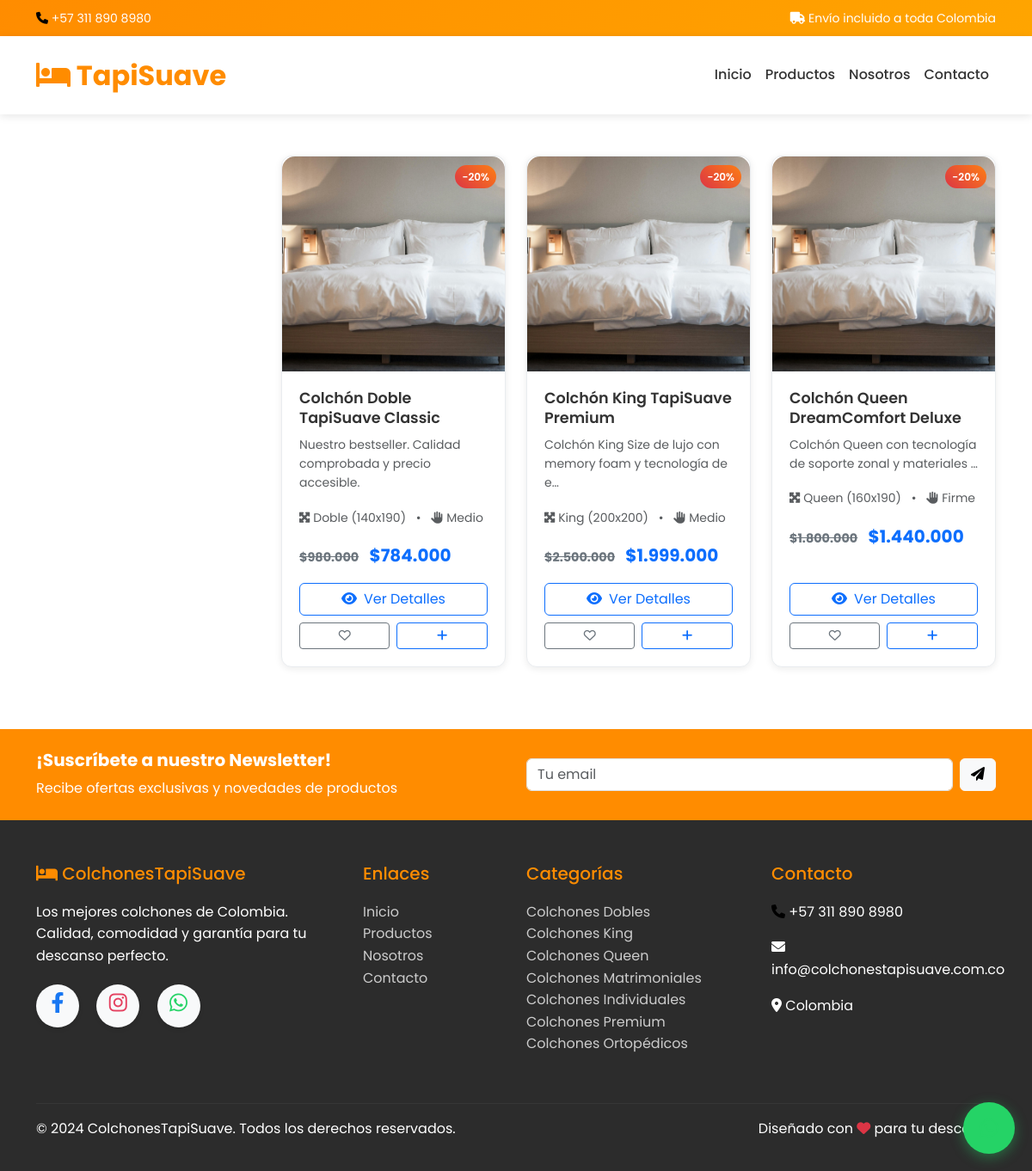
/productos/?categoria=colchones-matrimoniales, run on the app's committed database.
### tienda/models.py (models this page shows, shortened)
class Producto(models.Model):
    TAMANOS_CHOICES = [
        ('sencillo', 'Sencillo (90x190)'),
        ('semi', 'Semidoble (120x190)'),
        ('doble', 'Doble (140x190)'),
        ('queen', 'Queen (160x190)'),
        ('king', 'King (200x200)'),
    ]
    FIRMEZA_CHOICES = [
        ('suave', 'Suave'),
        ('medio', 'Medio'),
        ('firme', 'Firme'),
        ('extra_firme', 'Extra Firme'),
    ]
    nombre = models.CharField(max_length=200)
    slug = models.SlugField(max_length=200, unique=True, blank=True)
    categoria = models.ForeignKey(Categoria, on_delete=models.CASCADE, related_name='productos')
    marca = models.ForeignKey(Marca, on_delete=models.CASCADE, related_name='productos')
    descripcion_corta = models.CharField(max_length=300)
    descripcion = RichTextField()
    tamano = models.CharField(max_length=20, choices=TAMANOS_CHOICES)
    firmeza = models.CharField(max_length=20, choices=FIRMEZA_CHOICES)
    altura = models.PositiveIntegerField(help_text="Altura en centímetros")
    material_principal = models.CharField(max_length=100)
    garantia_anos = models.PositiveIntegerField(default=1)
    precio = models.DecimalField(max_digits=10, decimal_places=2, validators=[MinValueValidator(0)])
    precio_descuento = models.DecimalField(max_digits=10, decimal_places=2, blank=True, null=True, validators=[MinValueValidator(0)])
    stock = models.PositiveIntegerField(default=0)
    imagen_principal = models.ImageField(upload_to='productos/')
    imagen_2 = models.ImageField(upload_to='productos/', blank=True)
    imagen_3 = models.ImageField(upload_to='productos/', blank=True)
    imagen_4 = models.ImageField(upload_to='productos/', blank=True)
    destacado = models.BooleanField(default=False)
    activo = models.BooleanField(default=True)
    peso = models.DecimalField(max_digits=5, decimal_places=2, help_text="Peso en kg")
    fecha_creacion = models.DateTimeField(auto_now_add=True)
    fecha_actualizacion = models.DateTimeField(auto_now=True)
    class Meta:
        ordering = ['-fecha_creacion']
        verbose_name_plural = "Productos"
    def get_absolute_url(self):
        return reverse('producto_detalle', kwargs={'slug': self.slug})
    def get_precio_final(self):
        return self.precio_descuento if self.precio_descuento else self.precio
    def get_descuento_porcentaje(self):
        if self.precio_descuento and self.precio_descuento < self.precio:
            return round(((self.precio - self.precio_descuento) / self.precio) * 100)
        return 0

class Categoria(models.Model):
    nombre = models.CharField(max_length=100, unique=True)
    slug = models.SlugField(max_length=100, unique=True, blank=True)
    descripcion = models.TextField(blank=True)
    imagen = models.ImageField(upload_to='categorias/', blank=True)
    activa = models.BooleanField(default=True)
    orden = models.PositiveIntegerField(default=0)
    class Meta:
        verbose_name_plural = "Categorías"
        ordering = ['orden', 'nombre']

### tienda/views.py (the view, shortened to what this page needs)
# urls.py: path('productos/', views.productos_lista, name='productos_lista'),
def productos_lista(request):
    productos = Producto.objects.filter(activo=True)
    categoria_slug = request.GET.get('categoria')
    busqueda = request.GET.get('q')
    orden = request.GET.get('orden', 'nombre')
    precio_min = request.GET.get('precio_min')
    precio_max = request.GET.get('precio_max')
    tamano = request.GET.get('tamano')
    firmeza = request.GET.get('firmeza')
    if categoria_slug:
        productos = productos.filter(categoria__slug=categoria_slug)
    if precio_min:
        try:
            precio_min = float(precio_min)
            productos = productos.filter(precio__gte=precio_min)
        except ValueError:
            pass
    if precio_max:
        try:
            precio_max = float(precio_max)
            productos = productos.filter(precio__lte=precio_max)
        except ValueError:
            pass
    if tamano:
        productos = productos.filter(tamano=tamano)
    if firmeza:
        productos = productos.filter(firmeza=firmeza)
    if orden == 'precio_asc':
        productos = productos.order_by('precio')
    elif orden == 'precio_desc':
        productos = productos.order_by('-precio')
    elif orden == 'nombre':
        productos = productos.order_by('nombre')
    elif orden == 'destacados':
        productos = productos.order_by('-destacado', 'nombre')
    paginator = Paginator(productos, 12)
    page_number = request.GET.get('page')
    page_obj = paginator.get_page(page_number)
    tamanos_disponibles = Producto.TAMANOS_CHOICES
    firmezas_disponibles = Producto.FIRMEZA_CHOICES
    context = {
        'page_obj': page_obj,
        'categoria_actual': categoria_slug,
        'busqueda': busqueda,
        'orden': orden,
        'precio_min': precio_min,
        'precio_max': precio_max,
        'tamano_actual': tamano,
        'firmeza_actual': firmeza,
        'tamanos_disponibles': tamanos_disponibles,
        'firmezas_disponibles': firmezas_disponibles,
    }
    return render(request, 'tienda/productos_lista.html', context)

### templates/tienda/productos_lista.html (shortened to what this page needs)
{% extends 'base.html' %}
{% load image_tags %}
{% block content %}
<div class="container py-5">
    <div class="row">
        <div class="col-lg-3">
        </div>
        <div class="col-lg-9">
            <div class="products-grid">
                <div class="row g-4">
                    {% for producto in page_obj %}
                    <div class="col-xl-4 col-lg-6 col-md-6 mb-4">
                        <div class="product-card h-100" data-product-id="{{ producto.id }}">
                            <div class="product-image">
                                {% responsive_product_image producto size='card' alt=producto.nombre css_class='product-img' %}
                                {% if producto.get_descuento_porcentaje %}
                                <div class="product-badge">-{{ producto.get_descuento_porcentaje }}%</div>
                                {% endif %}
                            </div>
                            <div class="product-info">
                                <h5 class="product-title">{{ producto.nombre }}</h5>
                                <p class="text-muted small mb-3">{{ producto.descripcion_corta|truncatechars:60 }}</p>
                                <div class="product-specs mb-3">
                                    <small class="text-muted">
                                        <i class="fas fa-expand-arrows-alt me-1"></i>{{ producto.get_tamano_display }}
                                        <span class="mx-2">•</span>
                                        <i class="fas fa-hand-paper me-1"></i>{{ producto.get_firmeza_display }}
                                    </small>
                                </div>
                                <div class="product-price">
                                    {% if producto.precio_descuento %}
                                    <span class="product-price-old">{{ producto.precio|formato_peso_colombiano }}</span>
                                    {% endif %}
                                    {{ producto.get_precio_final|formato_peso_colombiano }}
                                </div>
                                <div class="product-actions mt-auto">
                                    <a href="{{ producto.get_absolute_url }}" class="btn btn-outline-primary w-100 mb-2">
                                        <i class="fas fa-eye me-2"></i>Ver Detalles
                                    </a>
                                    <div class="row g-2">
                                        <div class="col-6">
                                            <button class="btn btn-sm btn-outline-secondary w-100 favorite-btn">
                                                <i class="far fa-heart"></i>
                                            </button>
                                        </div>
                                        <div class="col-6">
                                            <button class="btn btn-sm btn-outline-primary w-100 comparison-add-btn">
                                                <i class="fas fa-plus"></i>
                                            </button>
                                        </div>
                                    </div>
                                </div>
                            </div>
                        </div>
                    </div>
                    {% empty %}
                    <div class="col-12 text-center py-5">
                        <i class="fas fa-search" style="font-size: 3rem; color: var(--border-color);"></i>
                        <h4 class="mt-3 text-muted">No se encontraron productos</h4>
                        <p class="text-muted">Prueba ajustando los filtros de búsqueda</p>
                    </div>
                    {% endfor %}
                </div>
            </div>
        </div>
    </div>
</div>
{% endblock %}

### templates/base.html (shortened to what this page needs)
<!DOCTYPE html>
<html lang="es">
<head>
    <link href="https://cdn.jsdelivr.net/npm/bootstrap@5.3.0/dist/css/bootstrap.min.css" rel="stylesheet">
    <link rel="stylesheet" href="https://cdnjs.cloudflare.com/ajax/libs/font-awesome/6.0.0/css/all.min.css">
    {% load static %}
    <link rel="stylesheet" href="{% static 'css/custom.css' %}">
</head>
<body>
    <div class="header-top">
        <div class="container">
            <div class="row">
                <div class="col-md-6">
                    <small><i class="fas fa-phone"></i> +57 311 890 8980</small>
                </div>
                <div class="col-md-6 text-end">
                    <small><i class="fas fa-truck"></i> Envío incluido a toda Colombia</small>
                </div>
            </div>
        </div>
    </div>
    <nav class="navbar navbar-expand-lg sticky-top">
        <div class="container">
            <a class="navbar-brand" href="{% url 'inicio' %}">
                <i class="fas fa-bed"></i> TapiSuave
            </a>
            <div class="collapse navbar-collapse" id="navbarNav">
                <ul class="navbar-nav ms-auto">
                    <li class="nav-item">
                        <a class="nav-link" href="{% url 'inicio' %}">Inicio</a>
                    </li>
                    <li class="nav-item">
                        <a class="nav-link" href="{% url 'productos_lista' %}">Productos</a>
                    </li>
                    <li class="nav-item">
                        <a class="nav-link" href="{% url 'sobre_nosotros' %}">Nosotros</a>
                    </li>
                    <li class="nav-item">
                        <a class="nav-link" href="{% url 'contacto' %}">Contacto</a>
                    </li>
                </ul>
            </div>
        </div>
    </nav>
    <main>
        {% block content %}{% endblock %}
    </main>
    <div class="whatsapp-widget">
        <a href="https://wa.me/573118908980?text=Hola%2C%20estoy%20interesado%20en%20sus%20colchones"
           target="_blank"
           class="whatsapp-btn"
           title="Chatea con nosotros en WhatsApp">
            <i class="fab fa-whatsapp"></i>
        </a>
    </div>
<section class="py-4" style="background-color: var(--primary-color); color: white;">
    <div class="container">
        <div class="row align-items-center">
            <div class="col-lg-6">
                <h5 class="fw-bold mb-2">¡Suscríbete a nuestro Newsletter!</h5>
                <p class="mb-0">Recibe ofertas exclusivas y novedades de productos</p>
            </div>
            <div class="col-lg-6">
                <form method="post" action="{% url 'inicio' %}" class="d-flex gap-2">
                    <input type="email" name="newsletter_email" class="form-control"
                           placeholder="Tu email" required>
                    <button type="submit" class="btn btn-light">
                        <i class="fas fa-paper-plane"></i>
                    </button>
                </form>
            </div>
        </div>
    </div>
</section>
    <footer class="footer">
        <div class="container">
            <div class="row">
                <div class="col-lg-4 col-md-6 mb-4">
                    <h5><i class="fas fa-bed"></i> ColchonesTapiSuave</h5>
                    <p>Los mejores colchones de Colombia. Calidad, comodidad y garantía para tu descanso perfecto.</p>
                    <div class="social-links">
                        <a href="https://www.facebook.com/share/17XTTo9R8f/" class="me-3" target="_blank"><i class="fab fa-facebook-f"></i></a>
                        <a href="https://www.instagram.com/tapisuave?igsh=MXNqM3dvc2M3dHloNA==" class="me-3" target="_blank"><i class="fab fa-instagram"></i></a>
                        <a href="https://wa.me/573118908980" class="me-3" target="_blank"><i class="fab fa-whatsapp"></i></a>
                    </div>
                </div>
                <div class="col-lg-2 col-md-6 mb-4">
                    <h5>Enlaces</h5>
                    <ul class="list-unstyled">
                        <li><a href="{% url 'inicio' %}">Inicio</a></li>
                        <li><a href="{% url 'productos_lista' %}">Productos</a></li>
                        <li><a href="{% url 'sobre_nosotros' %}">Nosotros</a></li>
                        <li><a href="{% url 'contacto' %}">Contacto</a></li>
                    </ul>
                </div>
                <div class="col-lg-3 col-md-6 mb-4">
                    <h5>Categorías</h5>
                    <ul class="list-unstyled">
                        {% for categoria in categorias_menu %}
                        <li><a href="{% url 'productos_lista' %}?categoria={{ categoria.slug }}">{{ categoria.nombre }}</a></li>
                        {% endfor %}
                    </ul>
                </div>
                <div class="col-lg-3 col-md-6 mb-4">
                    <h5>Contacto</h5>
                    <p><i class="fas fa-phone"></i> +57 311 890 8980</p>
                    <p><i class="fas fa-envelope"></i> info@colchonestapisuave.com.co</p>
                    <p><i class="fas fa-map-marker-alt"></i> Colombia</p>
                </div>
            </div>
            <hr style="border-color: #555;">
            <div class="row">
                <div class="col-md-6">
                    <p>&copy; 2024 ColchonesTapiSuave. Todos los derechos reservados.</p>
                </div>
                <div class="col-md-6 text-end">
                    <p>Diseñado con <i class="fas fa-heart text-danger"></i> para tu descanso</p>
                </div>
            </div>
        </div>
    </footer>
</body>
</html>

### data on the page
Producto: nombre+imagen_principal (picture), get_descuento_porcentaje "20", nombre "Colchón Doble TapiSuave Classic", descripcion_corta "Nuestro bestseller. Calidad comprobada y precio accesible.", tamano "Doble (140x190)", firmeza "Medio", precio "$980.000", get_precio_final "$784.000"
Producto: nombre+imagen_principal (picture), get_descuento_porcentaje "20", nombre "Colchón King TapiSuave Premium", descripcion_corta "Colchón King Size de lujo con memory foam y tecnología de e…", tamano "King (200x200)", firmeza "Medio", precio "$2.500.000", get_precio_final "$1.999.000"
Producto: nombre+imagen_principal (picture), get_descuento_porcentaje "20", nombre "Colchón Queen DreamComfort Deluxe", descripcion_corta "Colchón Queen con tecnología de soporte zonal y materiales …", tamano "Queen (160x190)", firmeza "Firme", precio "$1.800.000", get_precio_final "$1.440.000"
Categoria: nombre "Colchones Dobles"
Categoria: nombre "Colchones King"
Categoria: nombre "Colchones Queen"
Categoria: nombre "Colchones Matrimoniales"
Categoria: nombre "Colchones Individuales"
Categoria: nombre "Colchones Premium"
Categoria: nombre "Colchones Ortopédicos"
